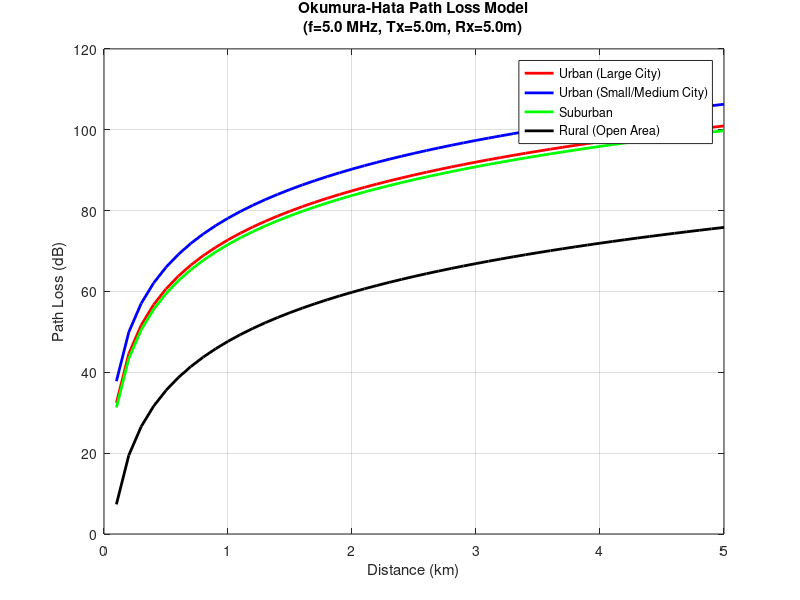

Write MATLAB code to recreate this figure.
% Okumura-Hata Model Path Loss Calculator
% This script implements the Okumura-Hata model for various environments.
% It calculates and plots Path Loss vs Distance.

clear;
clc;
close all;

fprintf('------------------------------------------------------------\n');
fprintf('Okumura-Hata Path Loss Model Simulation\n');
fprintf('------------------------------------------------------------\n');

% 1. User Input Section
% Defaults based on user request: f=970 MHz, h_t=52m, h_r=2.4m
default_f = 970;
default_ht = 52;
default_hr = 2.4;
default_dmax = 20;

fprintf('Enter parameters (press Enter to use defaults):\n');

% Frequency
f_input = input(sprintf('Frequency in MHz [Default: %.1f]: ', default_f));
if isempty(f_input)
    f = default_f;
else
    f = f_input;
end

% Transmitter Height
ht_input = input(sprintf('Transmitter Height (h_t) in meters [Default: %.1f]: ', default_ht));
if isempty(ht_input)
    h_t = default_ht;
else
    h_t = ht_input;
end

% Receiver Height
hr_input = input(sprintf('Receiver Height (h_r) in meters [Default: %.1f]: ', default_hr));
if isempty(hr_input)
    h_r = default_hr;
else
    h_r = hr_input;
end

% Max Distance
dmax_input = input(sprintf('Max Distance in km [Default: %.1f]: ', default_dmax));
if isempty(dmax_input)
    d_max = default_dmax;
else
    d_max = dmax_input;
end

% Basic Validation
if f < 150 || f > 1500
    warning('Frequency is outside the standard Hata model range (150-1500 MHz). Results may be inaccurate.');
end

% 2. Distance Vector
d = 0.1 : 0.1 : d_max; % Distance from 0.1 km to d_max km

% 3. Calculations

% Pre-calculate common terms
log_f = log10(f);
log_ht = log10(h_t);
% Common A, B, C, D terms for Urban
% L_urban = A + B*log_f - C*log_ht - a(h_r) + (D - E*log_ht)*log_d
A = 69.55;
B = 26.16;
C = 13.82;
D = 44.9;
E = 6.55;

% Correction factor a(h_r)

% Case 1: Urban (Small/Medium City)
% a(h_r) = (1.1*log(f) - 0.7)*h_r - (1.56*log(f) - 0.8)
a_hr_small_medium = (1.1 * log_f - 0.7) * h_r - (1.56 * log_f - 0.8);

L_urban_sm = A + B * log_f - C * log_ht - a_hr_small_medium + (D - E * log_ht) * log10(d);


% Case 2: Urban (Large City)
% a(h_r) depends on frequency
if f >= 300
    a_hr_large = 3.2 * (log10(11.75 * h_r))^2 - 4.97;
else
    a_hr_large = 8.29 * (log10(1.54 * h_r))^2 - 1.1;
end

L_urban_large = A + B * log_f - C * log_ht - a_hr_large + (D - E * log_ht) * log10(d);


% Case 3: Suburban
% Based on Urban (Small/Medium) usually
% L_suburban = L_urban - 2*(log(f/28))^2 - 5.4
L_suburban = L_urban_sm - 2 * (log10(f / 28))^2 - 5.4;


% Case 4: Rural (Open Area)
% Based on Urban (Small/Medium)
% L_rural = L_urban - 4.78*(log(f))^2 + 18.33*log(f) - 40.94
L_rural = L_urban_sm - 4.78 * (log_f)^2 + 18.33 * log_f - 40.94;


% 4. Plotting
figure;
plot(d, L_urban_large, 'r-', 'LineWidth', 2); hold on;
plot(d, L_urban_sm, 'b-', 'LineWidth', 2);
plot(d, L_suburban, 'g-', 'LineWidth', 2);
plot(d, L_rural, 'k-', 'LineWidth', 2);

grid on;
xlabel('Distance (km)');
ylabel('Path Loss (dB)');
title(sprintf('Okumura-Hata Path Loss Model\n(f=%.1f MHz, Tx=%.1fm, Rx=%.1fm)', f, h_t, h_r));
legend('Urban (Large City)', 'Urban (Small/Medium City)', 'Suburban', 'Rural (Open Area)', 'Location', 'Best');

fprintf('\nCalculation Complete.\n');
fprintf('Displaying plot...\n');
